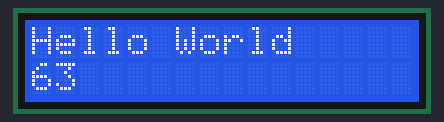
The sketch below on a simulated Arduino Uno, built with avr-gcc and run on an emulated ATmega328P. On the bench: 16×2 character LCD.

Above: at 0.21 s.
At 5.08 s:
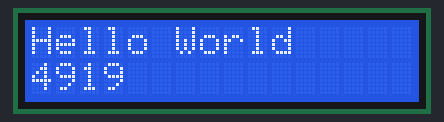
At 10.23 s:
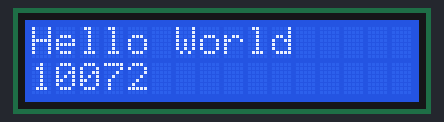
At 20.08 s:
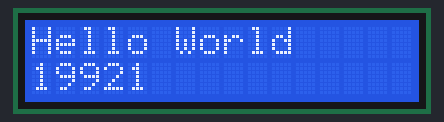
At 29.93 s:
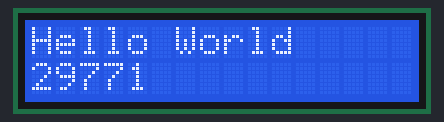
At 39.78 s:
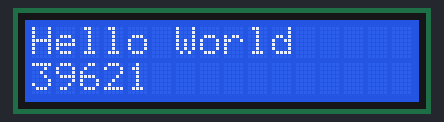

The sketch:

lcd.ino
```cpp
#include <LiquidCrystal.h>
/*
 * LCD GND-VSS  -> Toprak Hattı
 * LCD VCC-VDD  -> 5 Volt
 * LCD V0       -> Ayarli Direnc Cikisi (Kontrast Ayari)
 * LCD RS       -> 12. Pin (Register Secimi Komut:0 Data:5V)
 * LCD R/W      -> Toprak Hatti (Oku:1 - Yaz:0 Sinyali)
 * LCD E        -> 11. Pin (E: Enabled)

 * LCD D4 -> Arduino'nun 5. Pini
 * LCD D5 -> Arduino'nun 4. Pini
 * LCD D6 -> Arduino'nun 3. Pini
 * LCD D7 -> Arduino'nun 2. Pini

 * LCD LED - A  -> 5 Volt (220 Ohm Direnç)  (A: Anot)
 * LCD LED - K  -> Toprak Hatti             (K: Katot)
*/

/* LCD ekranin baglandigi arduino pinleri */
LiquidCrystal lcd(12, 11, 5, 4, 3, 2);

void setup() {
  /* LCD ekranin sutun ve satir sayisinin tanimlanmasi */
  lcd.begin(16, 2);
  /* Ekrana veri yazilmasi */
  lcd.print("Hello World");
}

void loop() {
  /* imlec konumu: 1. satir 0. sutun */
  lcd.setCursor(0, 1);
  /* arduino calisma suresini saniye cinsinden LCD'ye yazma */
  lcd.print(millis());
  delay(10);
}
```
